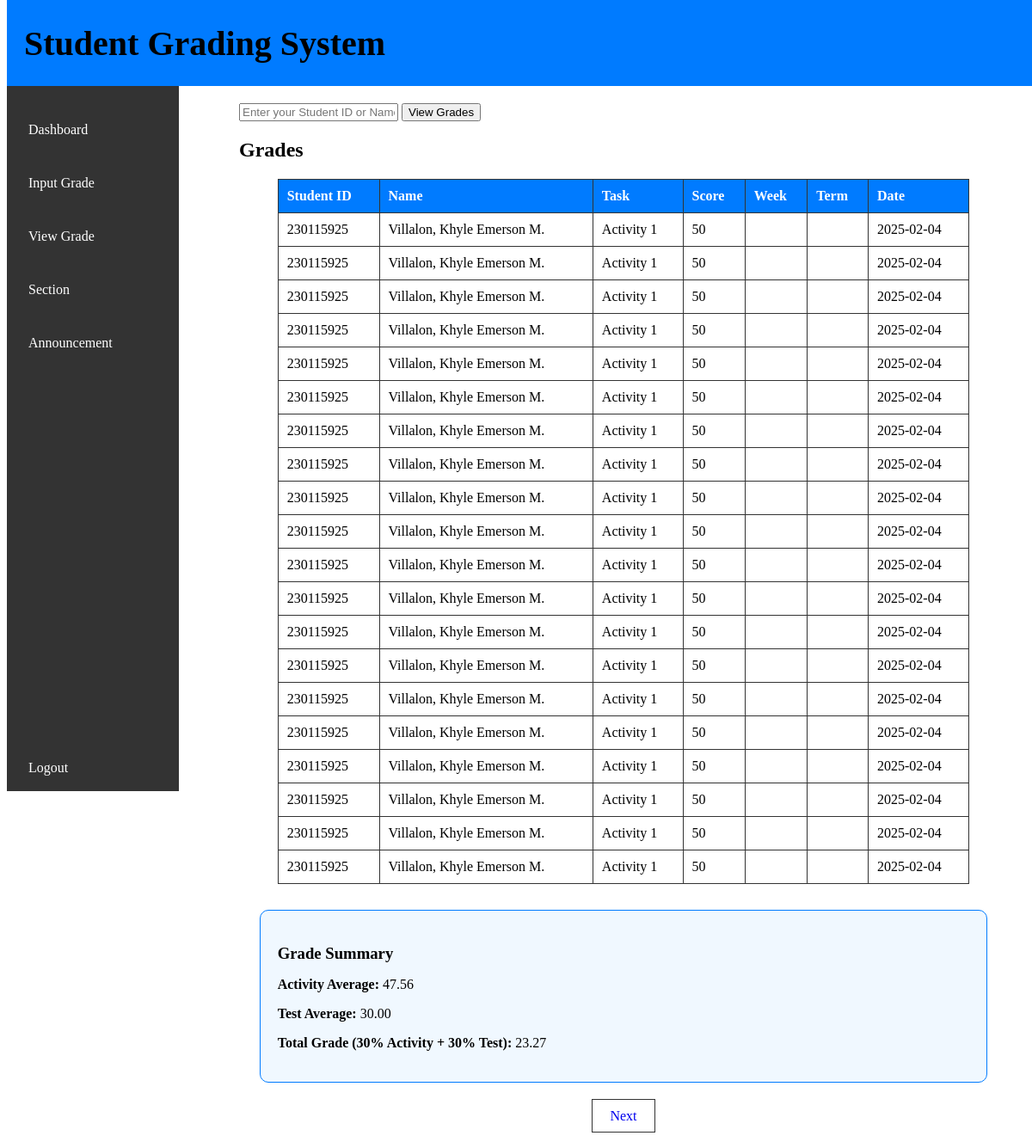
Page /teacher/view.php?id=230115925 on the committed database.
### tables this page shows
CREATE TABLE `grades` (
  `student_id` int(20) NOT NULL,
  `student_name` varchar(100) NOT NULL,
  `task_name` varchar(100) NOT NULL,
  `score` int(11) NOT NULL,
  `date` date NOT NULL,
  `week` varchar(20) DEFAULT NULL,
  `term` varchar(20) DEFAULT NULL,
  `subject` varchar(100) DEFAULT NULL
);

### teacher/view.php (the view, shortened to what this page needs)
<?php
include "../db.php";
$records_per_page = 20;
$page = isset($_GET['page']) ? (int)$_GET['page'] : 1;
$offset = ($page - 1) * $records_per_page;
$search = '';
$result = null;
if (isset($_GET['id']) && $_GET['id'] !== '') {
    $search = $_GET['id'];
    $stmt = $conn->prepare("SELECT student_id, student_name, task_name, score, week, term, date FROM grades WHERE student_id = ? OR student_name LIKE ? ORDER BY date ASC LIMIT ?, ?");
    $like = "%" . $search . "%";
    $stmt->bind_param("ssii", $search, $like, $offset, $records_per_page);
    $stmt->execute();
    $result = $stmt->get_result();
} else {
    $stmt = $conn->prepare("SELECT student_id, student_name, task_name, score, week, term, date FROM grades ORDER BY date ASC LIMIT ?, ?");
    $stmt->bind_param("ii", $offset, $records_per_page);
    $stmt->execute();
    $result = $stmt->get_result();
}
$total_stmt = $conn->prepare("SELECT COUNT(*) FROM grades");
$total_stmt->execute();
$total_result = $total_stmt->get_result();
$total_rows = $total_result->fetch_row()[0];
$total_pages = ceil($total_rows / $records_per_page);
$avg_activity = 0;
$avg_test = 0;
$final_grade = 0;
if ($search !== '') {
    $total_activity = 0;
    $count_activity = 0;
    $total_test = 0;
    $count_test = 0;
    $stmt_total = $conn->prepare("SELECT task_name, score FROM grades WHERE student_id = ? OR student_name LIKE ?");
    $stmt_total->bind_param("ss", $search, $like);
    $stmt_total->execute();
    $grades_result = $stmt_total->get_result();
    while ($grade = $grades_result->fetch_assoc()) {
        $task = strtolower(trim($grade['task_name']));
        $score = (float)$grade['score'];
        if (strpos($task, 'activity') !== false) {
            $total_activity += $score;
            $count_activity++;
        } elseif (strpos($task, 'test') !== false) {
            $total_test += $score;
            $count_test++;
        }
    }
    $avg_activity = $count_activity ? $total_activity / $count_activity : 0;
    $avg_test = $count_test ? $total_test / $count_test : 0;
    $final_grade = round(($avg_activity * 0.3) + ($avg_test * 0.3), 2);
}
?>
<!DOCTYPE html>
<html>
<head>
</head>
<body>
    <h1 class="title">Student Grading System</h1>
    <div class="sidebar">
        <a href="/grading-system/teacher/dashboard.php">Dashboard</a>
        <a href="/grading-system/teacher/input.php">Input Grade</a>
        <a href="/grading-system/teacher/view.php">View Grade</a>
        <a href="/grading-system/teacher/section.php">Section</a>
        <a href="/grading-system/teacher/announcement.php">Announcement</a>
        <br><br><br><br><br><br><br><br><br><br><br><br>
    <br><br><br><br><br><br><br><br><br><br><br><br>
    <a href="/grading-system/login.php?logout=1">Logout</a>
    </div>
    <div class="main-content">
        <form method="GET" action="view.php">
            <input type="text" name="id" placeholder="Enter your Student ID or Name" required>
            <button type="submit">View Grades</button>
        </form>
        <h2>Grades</h2>
        <table>
            <tr>
                <th>Student ID</th>
                <th>Name</th>
                <th>Task</th>
                <th>Score</th>
                <th>Week</th>
                <th>Term</th>
                <th>Date</th>
            </tr>
            <?php while ($row = $result->fetch_assoc()) { ?>
                <tr>
                    <td><?= htmlspecialchars($row["student_id"]) ?></td>
                    <td><?= htmlspecialchars($row["student_name"]) ?></td>
                    <td><?= htmlspecialchars($row["task_name"]) ?></td>
                    <td><?= htmlspecialchars($row["score"]) ?></td>
                    <td><?= htmlspecialchars($row["week"]) ?></td>
                    <td><?= htmlspecialchars($row["term"]) ?></td>
                    <td><?= htmlspecialchars($row["date"]) ?></td>
                </tr>
            <?php } ?>
        </table>
        <?php if ($search !== ''): ?>
            <div class="summary-box">
                <h3>Grade Summary</h3>
                <p><strong>Activity Average:</strong> <?= number_format($avg_activity, 2) ?></p>
                <p><strong>Test Average:</strong> <?= number_format($avg_test, 2) ?></p>
                <p><strong>Total Grade (30% Activity + 30% Test):</strong> <?= number_format($final_grade, 2) ?></p>
            </div>
        <?php endif; ?>
        <div class="divider">
            <?php if ($page < $total_pages) { ?>
                <a href="?id=<?= htmlspecialchars($search) ?>&page=<?= $page + 1 ?>">Next</a>
            <?php } ?>
        </div>
    </div>
</body>
</html>

### teacher/view.php (style rules this page uses)
.title { background-color: #007bff; width: 100%; font-size: 40px; height: 100px; position: fixed; margin-top: -100px; align-items: center; display: flex; padding-left: 20px; }
.sidebar { width: 200px; background-color: #333; height: 100vh; position: fixed; padding-top: 20px; color: white; }
.sidebar a { display: block; color: white; padding: 22px 25px; text-decoration: none; transition: background 0.3s; }
.main-content { margin-top: 100px; margin-left: 250px; padding: 20px; }
table { border-collapse: collapse; width: 90%; margin: 20px auto; }
th, td { border: 1px solid #333; padding: 10px; text-align: left; }
th { background-color: #007bff; color: white; }
.divider { text-align: center; margin-top: 20px; }
.divider a { padding: 10px 20px; text-decoration: none; border: 1px solid #333; margin: 0 5px; }
.summary-box { width: 90%; margin: 30px auto; padding: 20px; border: 1px solid #007bff; border-radius: 10px; background-color: #f0f8ff; }
.summary-box h3 { margin-bottom: 10px; }

### rows in the picture
grades: student "230115925", student_name "Villalon, Khyle Emerson M.", task_name "Activity 1", score "50", date "2025-02-04"
grades: student "230115925", student_name "Villalon, Khyle Emerson M.", task_name "Activity 1", score "50", date "2025-02-04"
grades: student "230115925", student_name "Villalon, Khyle Emerson M.", task_name "Activity 1", score "50", date "2025-02-04"
grades: student "230115925", student_name "Villalon, Khyle Emerson M.", task_name "Activity 1", score "50", date "2025-02-04"
grades: student "230115925", student_name "Villalon, Khyle Emerson M.", task_name "Activity 1", score "50", date "2025-02-04"
grades: student "230115925", student_name "Villalon, Khyle Emerson M.", task_name "Activity 1", score "50", date "2025-02-04"
grades: student "230115925", student_name "Villalon, Khyle Emerson M.", task_name "Activity 1", score "50", date "2025-02-04"
grades: student "230115925", student_name "Villalon, Khyle Emerson M.", task_name "Activity 1", score "50", date "2025-02-04"
grades: student "230115925", student_name "Villalon, Khyle Emerson M.", task_name "Activity 1", score "50", date "2025-02-04"
grades: student "230115925", student_name "Villalon, Khyle Emerson M.", task_name "Activity 1", score "50", date "2025-02-04"
grades: student "230115925", student_name "Villalon, Khyle Emerson M.", task_name "Activity 1", score "50", date "2025-02-04"
grades: student "230115925", student_name "Villalon, Khyle Emerson M.", task_name "Activity 1", score "50", date "2025-02-04"
grades: student "230115925", student_name "Villalon, Khyle Emerson M.", task_name "Activity 1", score "50", date "2025-02-04"
grades: student "230115925", student_name "Villalon, Khyle Emerson M.", task_name "Activity 1", score "50", date "2025-02-04"
grades: student "230115925", student_name "Villalon, Khyle Emerson M.", task_name "Activity 1", score "50", date "2025-02-04"
grades: student "230115925", student_name "Villalon, Khyle Emerson M.", task_name "Activity 1", score "50", date "2025-02-04"
grades: student "230115925", student_name "Villalon, Khyle Emerson M.", task_name "Activity 1", score "50", date "2025-02-04"
grades: student "230115925", student_name "Villalon, Khyle Emerson M.", task_name "Activity 1", score "50", date "2025-02-04"
grades: student "230115925", student_name "Villalon, Khyle Emerson M.", task_name "Activity 1", score "50", date "2025-02-04"
grades: student "230115925", student_name "Villalon, Khyle Emerson M.", task_name "Activity 1", score "50", date "2025-02-04"

### other values in the picture
$avg_activity "47.56"
$avg_test "30.00"
$final_grade "23.27"
